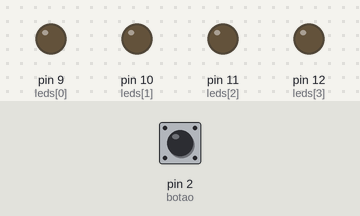
The sketch below on a simulated Arduino Uno, built with avr-gcc and run on an emulated ATmega328P. Parts: output pins drawn as LEDs (lit = HIGH). The inputs (shaded band) are chosen by the test bench; at power-on: pin 2 (botao) HIGH.

Above: at 1.2 s.
1.3 s: pin 2 (botao) pulled LOW for 0.15 s
At 1.7 s:
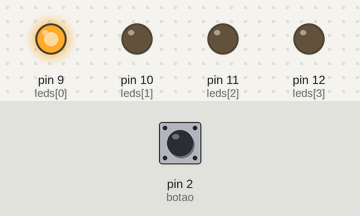
2.9 s: pin 2 (botao) pulled LOW for 1 s
At 3.5 s:
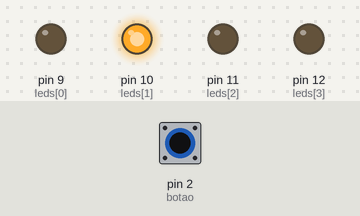
5.4 s: pin 2 (botao) pulled LOW for 0.15 s
At 6.0 s:
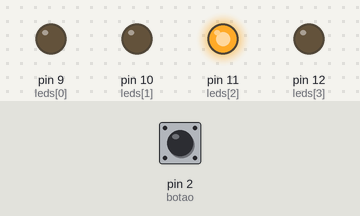
7.0 s: pin 2 (botao) pulled LOW for 3.2 s
At 7.8 s:
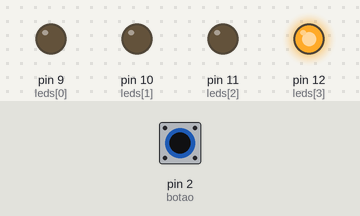
Timing chart, 0 to 10.0 s (numbered marks = the images above; inputs shaded):
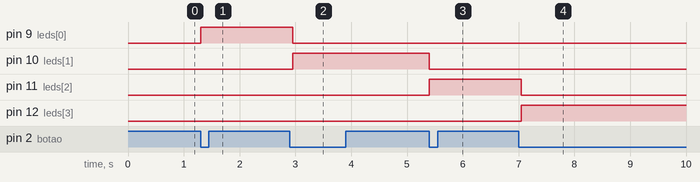

The sketch:

ledsOrdenadosComBotao.ino
```cpp
// Acender leds em ordem ao pressionar o botão
// 22/06/2025 Thays Mariano

// variáveis
int botao = 2; //pino do botão
int leds[] = {9, 10, 11, 12}; //pino dos leds
int ledsNum = 4; // quantidade de leds
int pos =0; //posição do led ligado

void setup() {
  // put your setup code here, to run once:

  // todos os leds são saídas
  for (int i =0; i<ledsNum; i++) {
    pinMode(leds[i], OUTPUT);
  }

  //botão como entrada
  pinMode(botao, INPUT_PULLUP); //LOW quando pressionado

}

void loop() {
  // put your main code here, to run repeatedly:

  //ao pressionar o botão:
  if(digitalRead(botao) == LOW){

    //apaga todos os leds
    for (int i=0; i<ledsNum; i++) {
    digitalWrite(leds[i], LOW);
    }

    //liga o led da vez
    digitalWrite(leds[pos], HIGH);

    //add posição para ligar o próximo led
    pos++;
  }

  //se já chegou no último volta para o início
  if(pos>3){
    pos = 0;
  }

  //evitar bounce
  while (digitalRead(botao) == LOW);
   delay(100);

}
```

Measured:
- after the input at 1.3 s, pin 9 (leds[0]): LOW → HIGH at once
- after the input at 2.9 s, pin 9 (leds[0]): HIGH → LOW after 0.05 s; pin 10 (leds[1]): LOW → HIGH after 0.05 s
- after the input at 5.4 s, pin 10 (leds[1]): HIGH → LOW at once; pin 11 (leds[2]): LOW → HIGH at once
- after the input at 7.0 s, pin 11 (leds[2]): HIGH → LOW after 0.05 s; pin 12 (leds[3]): LOW → HIGH after 0.05 s
